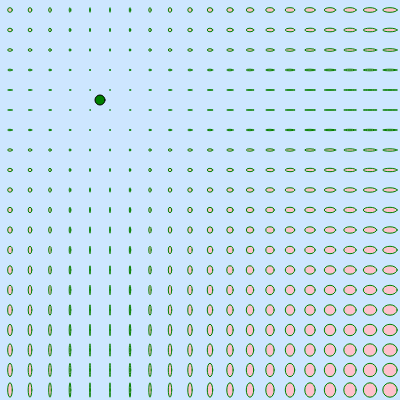
Frame 1 (no input)
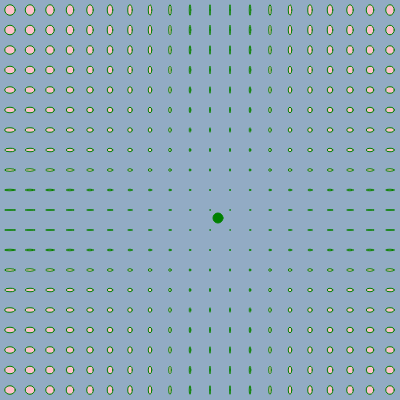
Frame 60 (no input)
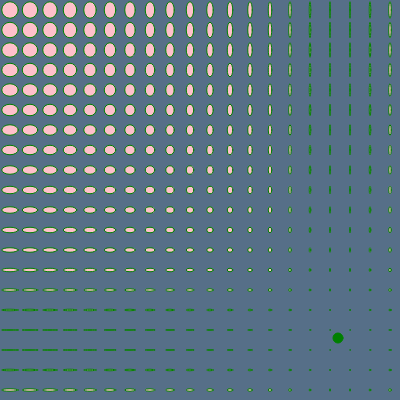
Frame 120 (the mouse pressed at the canvas centre since frame 60)

The p5.js sketch that drew these frames (run headless with seeded random() and noise() and a simulated clock; from frame 60 on, the mouse is pressed at the canvas centre):

// p5.js sketch
// ── sketch.js
var posX = 0;

var posY = 0;

var collision;

var r

var g

var b


xRad=20;

yRad=20;



function setup() {

  createCanvas(400, 400);

  posX = 100;

  posY = 100;

}



function draw() {
  r = 255 - posX/2
  g = 255 -posX/2 +25
  b = 255 - posX/2 +50

  background(r,g,b);
  fill("green")
  ellipse(posX, posY, 10, 10);

  if (posX >= width){

    collision = 1;

      }else if (posX == 0){

        collision = 0;

      }
  print(collision);

  if (collision == 1){

    posX-=2;

  } else {

    posX+=2;
    
    
    

  }
  if (posY >= height){

    collision = 1;

      }else if (posY == 0){

        collision = 0;

      } 

  print(collision);
  

  if (collision == 1){

    posY-=2;

  } else {

    posY+=2;}

  for(var x=xRad/2; x < width; x+=xRad){
      for(var y=yRad/2; y < height; y+=yRad){
        fill("pink")
        stroke("green")
          ellipse(x, y, (posX-x)/20, (posY-y)/20);}
  }
}
